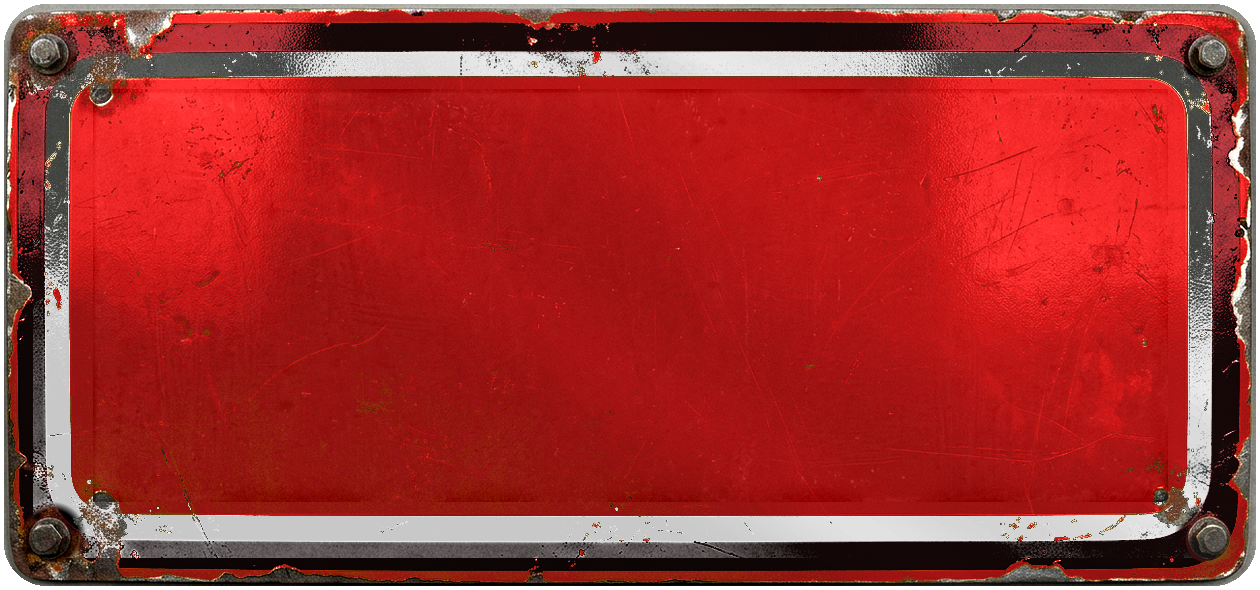
#> input picture assets/signs/sign_01_rock.png, 1260 x 590 px
$ python -i reextract_7_signs.py   (imports and definitions only)
#> lines starting #> are read from the running program, lines starting #| are printed output that depends on the picture; after the words box and inside, x2 and y2 are one past the last pixel; in counts of white or black regions, pixels touching at a corner belong together
# -*- coding: utf-8 -*-
import os
import glob
import numpy as np
from PIL import Image, ImageEnhance
from collections import deque

signs_dir = r"C:\PROJETOS\5-FERRAMENTAS\SITE_VORTICE_MIDIA\assets\signs"
raw_tornado_dir = r"C:\PROJETOS\5-FERRAMENTAS\SITE_VORTICE_MIDIA\assets\tornado\Site_Vortice_Midia_Tornado\images"

def extract_and_polish(raw_path, out_path):
#> called with raw_path = 'assets/signs/sign_01_rock.png', out_path = 'out.png'
    im = Image.open(raw_path).convert("RGBA")
#> im is the input picture: PIL image 1260x590 RGBA; mean R, G, B, A 160, 47, 44.7, 249.4
    arr = np.array(im)
    h, w, _ = arr.shape
#> h = 590; w = 1260
    r, g, b = arr[:, :, 0].astype(int), arr[:, :, 1].astype(int), arr[:, :, 2].astype(int)
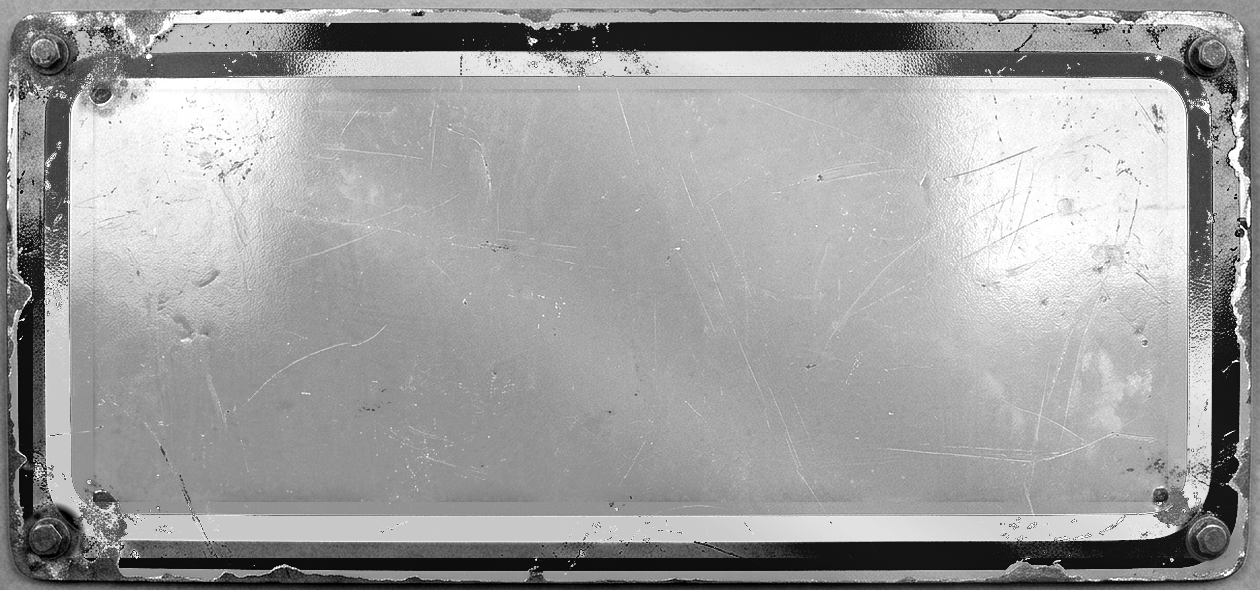
#> r: shape (590, 1260) int64; min 0, max 255, mean 160
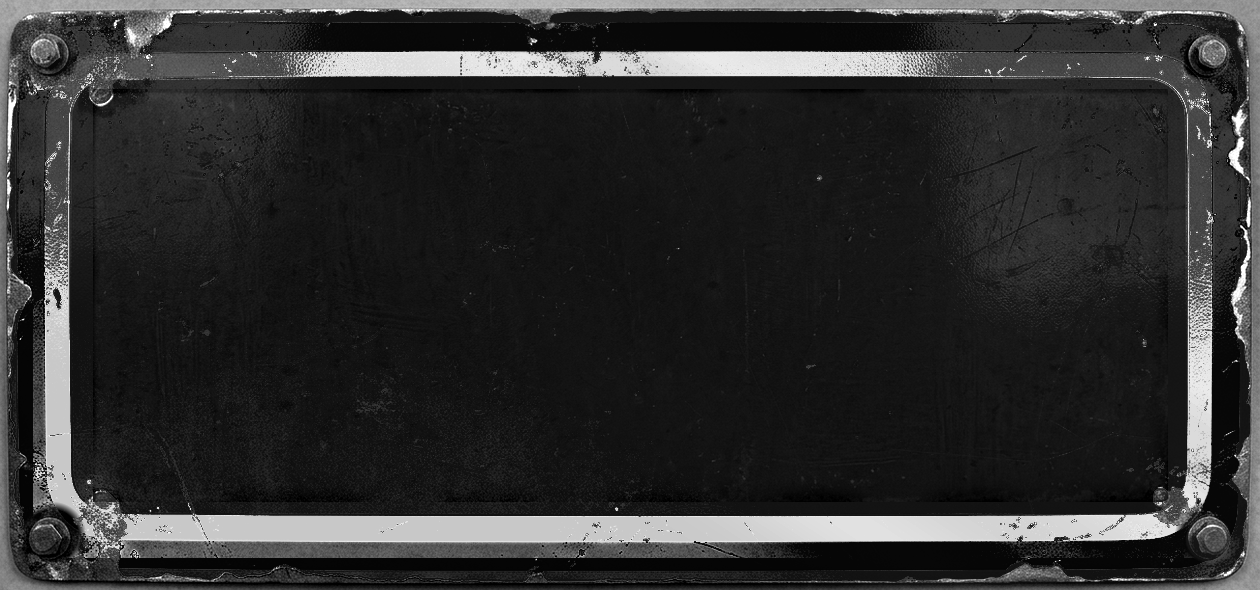
#> g: shape (590, 1260) int64; min 0, max 255, mean 47

    is_bg = (r > 225) & (g > 225) & (b > 225) & (np.abs(r - g) < 24) & (np.abs(g - b) < 24)
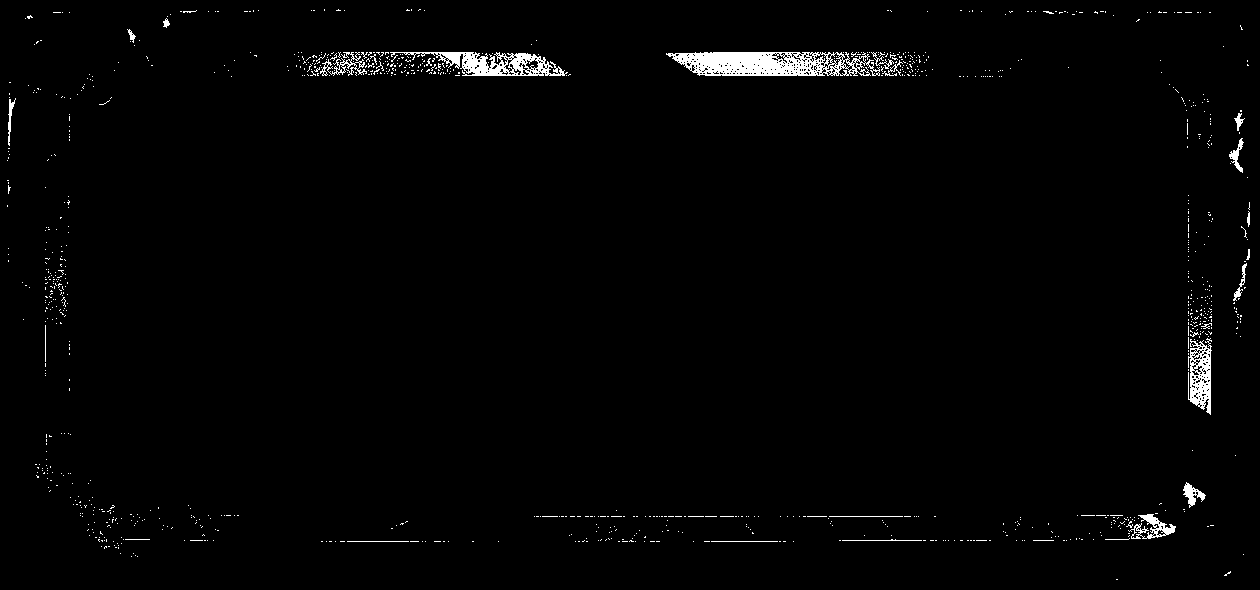
#> is_bg: shape (590, 1260) bool; 1.5% white; 1037 white regions (1009 under 20 px), largest, box (x1, y1, x2, y2) and area: (666, 52, 880, 76) 3521, (390, 52, 568, 76) 1821, (1188, 338, 1212, 415) 1098
    visited = np.zeros((h, w), dtype=bool)
    q = deque()

    for x in range(w):
        if is_bg[0, x]:
            visited[0, x] = True
            q.append((0, x))
        if is_bg[h - 1, x]:
            visited[h - 1, x] = True
            q.append((h - 1, x))
#> visited: shape (590, 1260) bool; every value is 0
    for y in range(h):
        if is_bg[y, 0]:
            visited[y, 0] = True
            q.append((y, 0))
        if is_bg[y, w - 1]:
            visited[y, w - 1] = True
            q.append((y, w - 1))

    while q:
        cy, cx = q.popleft()
        for ny, nx in ((cy - 1, cx), (cy + 1, cx), (cy, cx - 1), (cy, cx + 1)):
            if 0 <= ny < h and 0 <= nx < w and not visited[ny, nx] and is_bg[ny, nx]:
                visited[ny, nx] = True
                q.append((ny, nx))
#> this loop made 0 passes

    arr[visited, 3] = 0
    alpha = arr[:, :, 3]
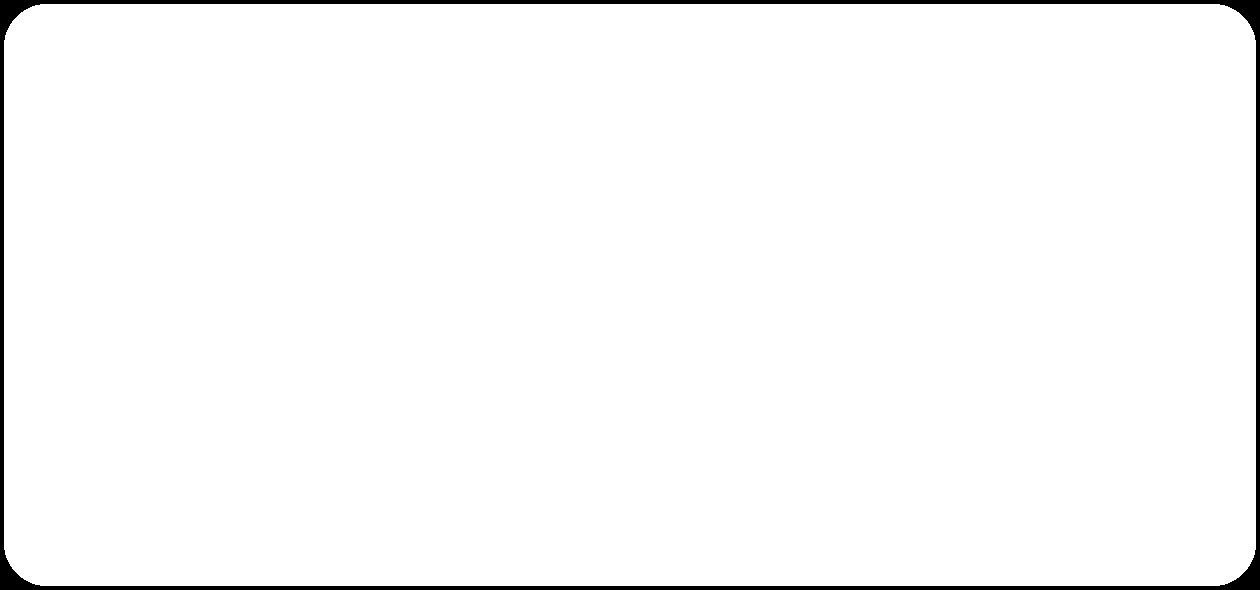
#> alpha: shape (590, 1260); 97.8% white; 1 black region, box (x1, y1, x2, y2) and area: (0, 0, 1260, 590) 16308
    ys, xs = np.where(alpha > 20)
    if len(xs) > 0 and len(ys) > 0:
        x0, x1 = max(0, xs.min() - 2), min(w, xs.max() + 3)
#> x0 = 2; x1 = 1258
        y0, y1 = max(0, ys.min() - 2), min(h, ys.max() + 3)
#> y0 = 2; y1 = 588
        arr = arr[y0:y1, x0:x1]

    out_im = Image.fromarray(arr, "RGBA").resize((1260, 590), Image.Resampling.LANCZOS)
    alpha_ch = out_im.split()[3]
    rgb = out_im.convert("RGB")
    rgb = ImageEnhance.Color(rgb).enhance(1.36)
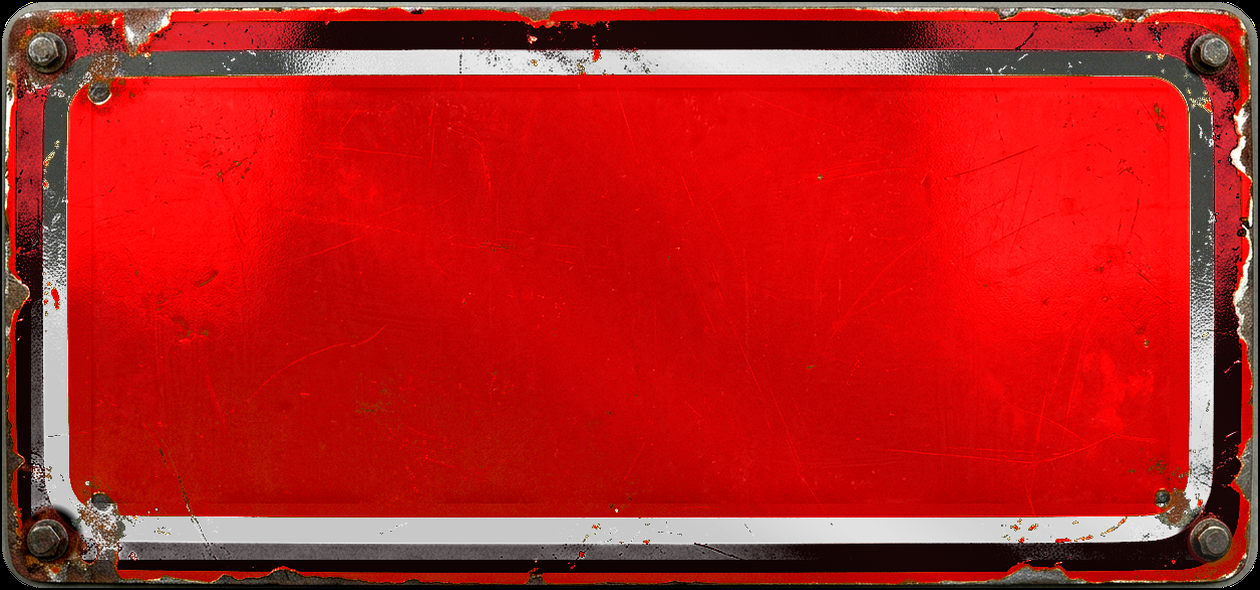
#> rgb: PIL image 1260x590 RGB; mean R, G, B 183.5, 32.4, 29.8
    rgb = ImageEnhance.Contrast(rgb).enhance(1.18)
    rgb = ImageEnhance.Sharpness(rgb).enhance(1.42)

    f_arr = np.array(rgb, dtype=np.float32)
    fh, fw, _ = f_arr.shape
#> fh = 590; fw = 1260
    yy, xx = np.mgrid[0:fh, 0:fw]
    nx = xx / float(fw)
    ny = yy / float(fh)

    band1 = np.exp(-((nx * 0.82 + ny * 0.58 - 0.48) ** 2) / (2 * (0.11 ** 2)))
    band2 = np.exp(-((nx * 0.82 + ny * 0.58 - 0.78) ** 2) / (2 * (0.05 ** 2)))
    gloss = (band1 * 34.0 + band2 * 20.0)[:, :, None]

    f_arr = np.clip(f_arr + gloss, 0, 255).astype(np.uint8)
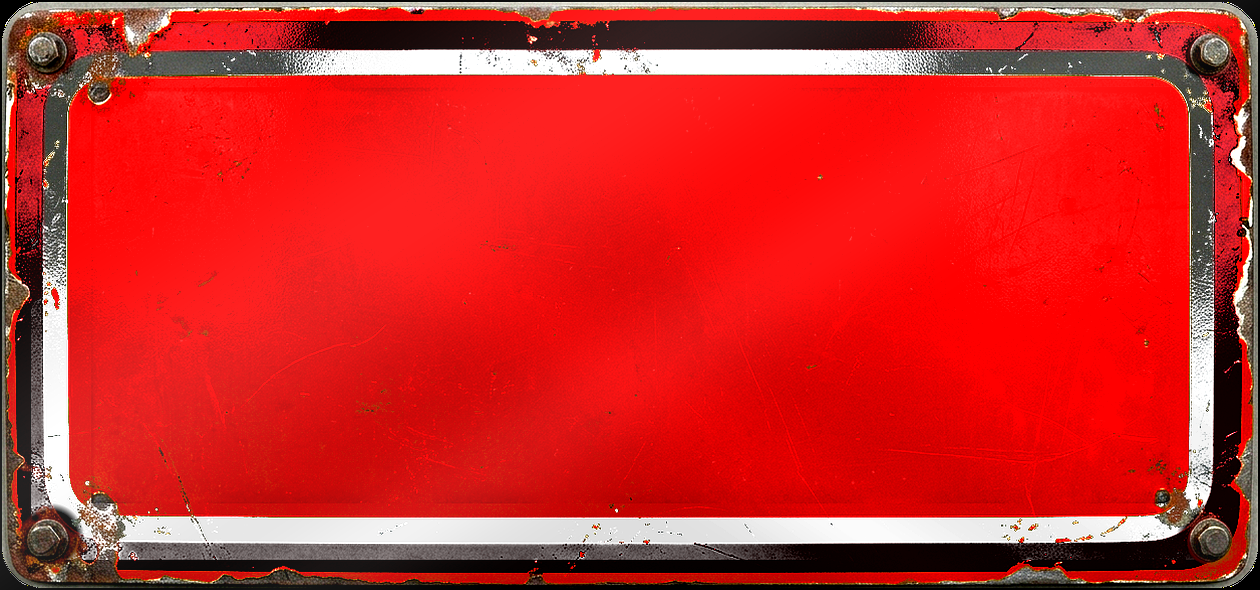
#> f_arr: shape (590, 1260, 3); mean R, G, B 205.2, 41.7, 39.6
    final_rgb = Image.fromarray(f_arr, "RGB")
    final_rgba = Image.merge("RGBA", (*final_rgb.split(), alpha_ch))
    final_rgba.save(out_path, "PNG")
    print(f"Re-extracted & polished -> {os.path.basename(out_path)}")

prefix_map = {
    "26_": "sign_01_rock.png",
    "37_": "sign_03_neon.png",
    "29_": "sign_04_iago.png",
    "30_": "sign_05_patinhas.png",
    "31_": "sign_06_aguas.png",
    "33_": "sign_08_incorruptivel.png",
    "35_": "sign_10_aquario.png",
}

# [4 lines not run here, left out]

>>> result = extract_and_polish('assets/signs/sign_01_rock.png', 'out.png')
